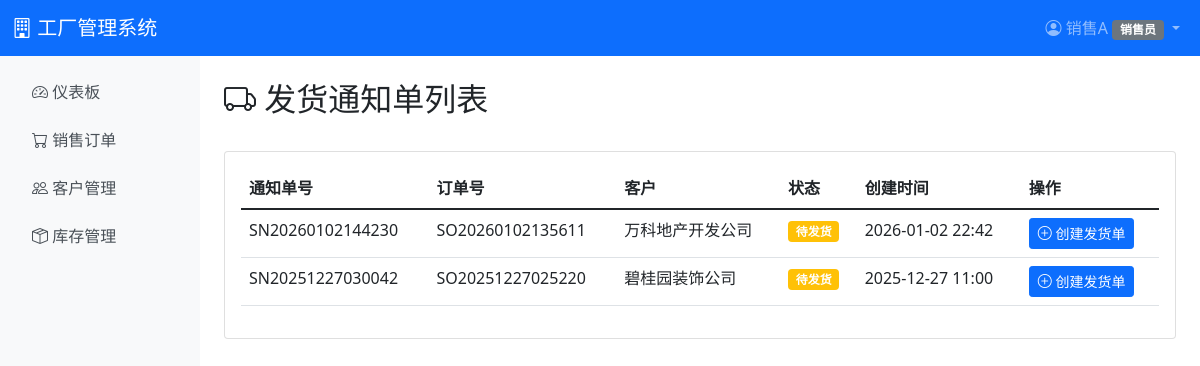
Page /logistics/notices/ (signed in) on the earlier database version.
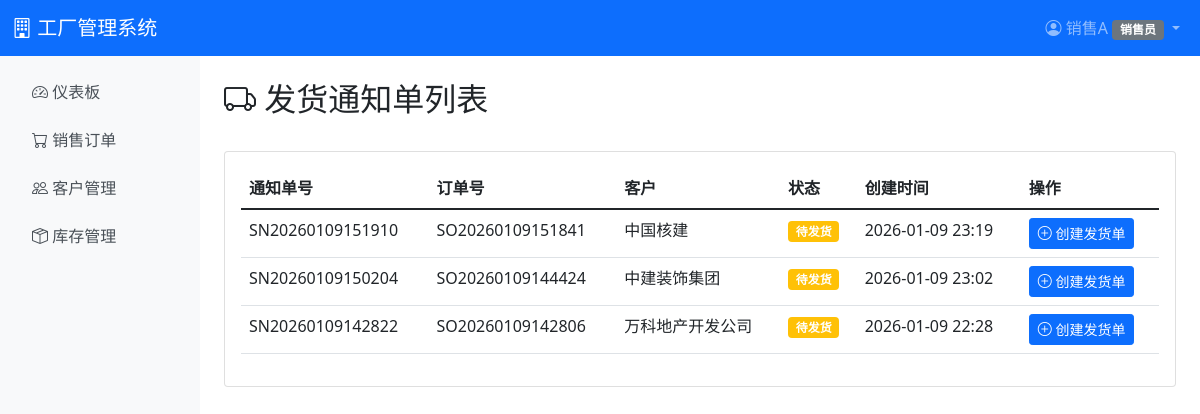
Same page on the later database version.
### sales/models.py (models this page shows, shortened)
class ShippingNotice(models.Model):
    notice_no = models.CharField(max_length=50, unique=True, verbose_name='通知单号')
    order = models.ForeignKey(SalesOrder, on_delete=models.CASCADE, related_name='shipping_notices', verbose_name='订单')
    status = models.CharField(max_length=20, default='pending', choices=[('pending', '待发货'), ('shipped', '已发货')], verbose_name='状态')
    created_at = models.DateTimeField(auto_now_add=True, verbose_name='创建时间')
    class Meta:
        verbose_name = '发货通知单'
        verbose_name_plural = '发货通知单'
        ordering = ['-created_at']

class SalesOrder(models.Model):
    STATUS_CHOICES = [
        ('pending', '待销售审批'),
        ('approved', '销售已审批'),
        ('warehouse_pending', '待库存审批'),
        ('warehouse_approved', '库存已审批'),
        ('rejected', '已退回'),
        ('in_production', '生产中'),
        ('ready_to_ship', '待发货'),
        ('shipped', '已发货'),
        ('completed', '已完成'),
        ('cancelled', '已取消'),
    ]
    order_no = models.CharField(max_length=50, unique=True, verbose_name='订单号')
    customer = models.ForeignKey(Customer, on_delete=models.PROTECT, verbose_name='客户')
    salesperson = models.ForeignKey('auth.User', on_delete=models.PROTECT, related_name='sales_orders', verbose_name='销售员')
    status = models.CharField(max_length=20, choices=STATUS_CHOICES, default='pending', verbose_name='状态')
    total_amount = models.DecimalField(max_digits=12, decimal_places=2, default=0, verbose_name='订单总额')
    reserve_inventory = models.BooleanField(default=False, verbose_name='预占库存')
    approved_by = models.ForeignKey('auth.User', on_delete=models.SET_NULL, null=True, blank=True, related_name='approved_orders', verbose_name='销售审批人')
    approved_at = models.DateTimeField(null=True, blank=True, verbose_name='销售审批时间')
    warehouse_approved_by = models.ForeignKey('auth.User', on_delete=models.SET_NULL, null=True, blank=True, related_name='warehouse_approved_orders', verbose_name='库存审批人')
    warehouse_approved_at = models.DateTimeField(null=True, blank=True, verbose_name='库存审批时间')
    rejected_by = models.ForeignKey('auth.User', on_delete=models.SET_NULL, null=True, blank=True, related_name='rejected_orders', verbose_name='退回人')
    rejected_at = models.DateTimeField(null=True, blank=True, verbose_name='退回时间')
    reject_reason = models.TextField(blank=True, verbose_name='退回原因')
    remark = models.TextField(blank=True, verbose_name='备注')
    created_at = models.DateTimeField(auto_now_add=True, verbose_name='创建时间')
    updated_at = models.DateTimeField(auto_now=True, verbose_name='更新时间')
    class Meta:
        verbose_name = '销售订单'
        verbose_name_plural = '销售订单'
        ordering = ['-created_at']

### inventory/models.py (models this page shows, shortened)
class Customer(models.Model):
    CREDIT_LEVEL_CHOICES = [
        ('A', 'A级（优秀）'),
        ('B', 'B级（良好）'),
        ('C', 'C级（一般）'),
        ('D', 'D级（较差）'),
    ]
    name = models.CharField(max_length=200, unique=True, verbose_name='客户名称')
    contact_person = models.CharField(max_length=100, verbose_name='联系人')
    phone = models.CharField(max_length=20, verbose_name='联系电话')
    address = models.TextField(verbose_name='地址')
    credit_level = models.CharField(max_length=1, choices=CREDIT_LEVEL_CHOICES, default='C', verbose_name='信用等级')
    created_by = models.ForeignKey('auth.User', on_delete=models.SET_NULL, null=True, blank=True, related_name='created_customers', verbose_name='创建人')
    created_at = models.DateTimeField(auto_now_add=True, verbose_name='创建时间')
    updated_at = models.DateTimeField(auto_now=True, verbose_name='更新时间')
    class Meta:
        verbose_name = '客户'
        verbose_name_plural = '客户'
        ordering = ['-created_at']

### logistics/views.py (the view)
# urls.py: path('notices/', views.shipping_notice_list, name='shipping_notice_list'),
@login_required
@role_required('logistics', 'ceo')
def shipping_notice_list(request):
    notices = ShippingNotice.objects.select_related('order').filter(status='pending')
    context = {
        'notices': notices,
    }
    return render(request, 'logistics/shipping_notice_list.html', context)

### accounts/models.py (called while the page is built)
    def has_permission(self, permission_code):
        if self.role == 'ceo':
            return True
        role_permissions = self.get_role_default_permissions()
        if permission_code in role_permissions:
            return True
        return self.permissions.filter(code=permission_code).exists()

### accounts/templatetags/permission_tags.py (called while the page is built)
@register.filter
def has_permission(user, permission_code):
    if not user or not user.is_authenticated:
        return False
    try:
        profile = user.profile
        return profile.has_permission(permission_code)
    except AttributeError:
        return False

### templates/logistics/shipping_notice_list.html (shortened to what this page needs)
{% extends 'base.html' %}
{% block content %}
<div class="d-flex justify-content-between align-items-center mb-4">
    <h2><i class="bi bi-truck"></i> 发货通知单列表</h2>
</div>
<div class="card">
    <div class="card-body">
        <div class="table-responsive">
            <table class="table table-hover">
                <thead>
                    <tr>
                        <th>通知单号</th>
                        <th>订单号</th>
                        <th>客户</th>
                        <th>状态</th>
                        <th>创建时间</th>
                        <th>操作</th>
                    </tr>
                </thead>
                <tbody>
                    {% for notice in notices %}
                    <tr>
                        <td>{{ notice.notice_no }}</td>
                        <td>{{ notice.order.order_no }}</td>
                        <td>{{ notice.order.customer.name }}</td>
                        <td>
                            {% if notice.status == 'pending' %}
                            <span class="badge bg-warning">待发货</span>
                            {% elif notice.status == 'shipped' %}
                            <span class="badge bg-success">已发货</span>
                            {% endif %}
                        </td>
                        <td>{{ notice.created_at|date:"Y-m-d H:i" }}</td>
                        <td>
                            <a href="{% url 'logistics:shipment_create' notice.pk %}" class="btn btn-sm btn-primary">
                                <i class="bi bi-plus-circle"></i> 创建发货单
                            </a>
                        </td>
                    </tr>
                    {% empty %}
                    <tr>
                        <td colspan="6" class="text-center text-muted">暂无待发货通知单</td>
                    </tr>
                    {% endfor %}
                </tbody>
            </table>
        </div>
    </div>
</div>
{% endblock %}

Differences in the rows shown:
no longer on this page (row edited): ShippingNotice: notice_no "SN20260102144230", order.order_no "SO20260102135611", order.customer.name "万科地产开发公司", status "待发货", created_at "2026-01-02 22:42"
no longer on this page (row edited): ShippingNotice: notice_no "SN20251227030042", order.order_no "SO20251227025220", order.customer.name "碧桂园装饰公司", status "待发货", created_at "2025-12-27 11:00"
added ShippingNotice: notice_no "SN20260109151910", order.order_no "SO20260109151841", order.customer.name "中国核建", status "待发货", created_at "2026-01-09 23:19"
added ShippingNotice: notice_no "SN20260109150204", order.order_no "SO20260109144424", order.customer.name "中建装饰集团", status "待发货", created_at "2026-01-09 23:02"
added ShippingNotice: notice_no "SN20260109142822", order.order_no "SO20260109142806", order.customer.name "万科地产开发公司", status "待发货", created_at "2026-01-09 22:28"
